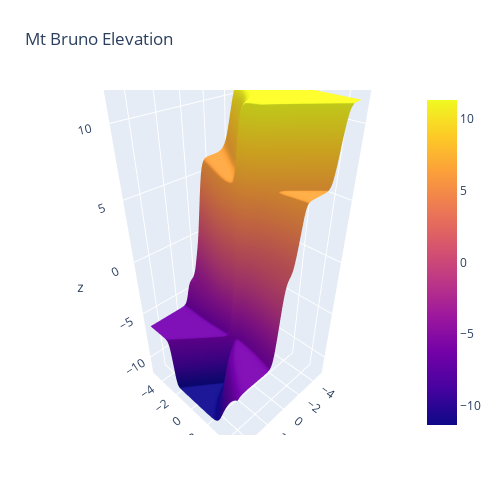

Notebook source saved alongside this figure:
### Code cell
import matplotlib.pyplot as plt
# contour potential
potential = trainer.func.net

start, stop, n_values = -5, 5, 100
vals = np.linspace(start, stop, n_values)

# model
X, Y = np.meshgrid(vals, vals)
XY = np.stack([X, Y], axis=2)

Z = np.zeros((n_values, n_values))

for i in range(XY.shape[0]):
    for j in range(XY.shape[1]):
        inp = np.hstack((XY[i, j], np.array([0, 1, 0, 0, 0, 1, 0, 0, 0])))
        Z[i, j] = potential(torch.Tensor(inp)).detach().cpu().item()
# Z -= Z.min()
plt.contourf(X, Y, Z, levels=30, cmap='viridis')
plt.colorbar()
plt.show()

from mpl_toolkits import mplot3d
fig = plt.figure()
ax = plt.axes(projection='3d')
ax.contour3D(X, Y, Z, 10, cmap='binary')
ax.set_xlabel('x')
ax.set_ylabel('y')
ax.set_zlabel('Energy')
ax.view_init(-140, 10)
plt.show()

import plotly.graph_objects as go


fig = go.Figure(data=[go.Surface(z=Z, x=X, y=Y)])
fig.update_layout(title='Mt Bruno Elevation', autosize=False,
                  width=500, height=500,
                  margin=dict(l=65, r=50, b=65, t=90))
fig.show()

### Figure 1 — Plotly figure (JSON) as saved in the notebook; plotly's stock layout.template omitted (floating-point values rounded to 4 significant figures; data arrays with more than 128 entries replaced by an {"elided": "..."} marker saying what was removed)
{"data": [{"type": "surface", "x": {"elided": "100x100 float values"}, "y": {"elided": "100x100 float values"}, "z": {"elided": "100x100 float values"}}], "layout": {"autosize": false, "height": 500, "margin": {"b": 65, "l": 65, "r": 50, "t": 90}, "title": {"text": "Mt Bruno Elevation"}, "width": 500}}
